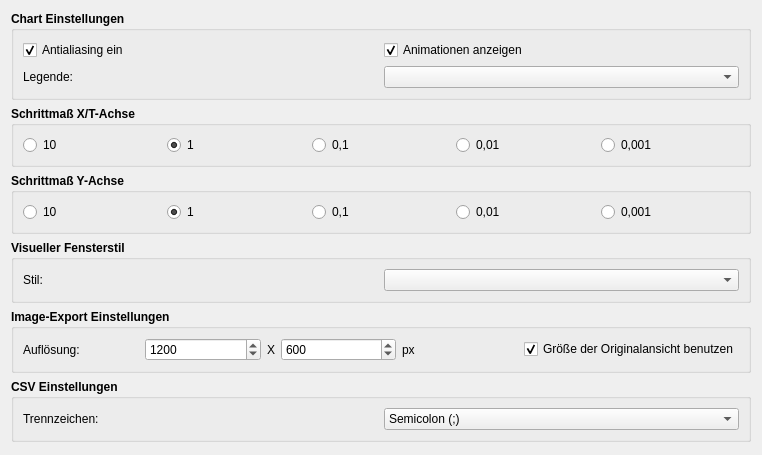
          <widget class="QWidget" name="scrollAreaWidgetContents_2">
           <property name="geometry">
            <rect>
             <x>0</x>
             <y>0</y>
             <width>762</width>
             <height>455</height>
            </rect>
           </property>
           <layout class="QGridLayout" name="gridLayout_5">
            <item row="1" column="0">
             <widget class="QGroupBox" name="grpSingleStepX">
              <property name="font">
               <font>
                <bold>true</bold>
               </font>
              </property>
              <property name="title">
               <string>Schrittmaß X/T-Achse</string>
              </property>
              <layout class="QGridLayout" name="gridLayout_8">
               <item row="0" column="1">
                <widget class="QRadioButton" name="rbtnSingleSteptSizeX1">
                 <property name="font">
                  <font>
                   <bold>false</bold>
                  </font>
                 </property>
                 <property name="text">
                  <string>1</string>
                 </property>
                 <property name="checked">
                  <bool>true</bool>
                 </property>
                </widget>
               </item>
               <item row="0" column="0">
                <widget class="QRadioButton" name="rbtnSingleSteptSizeX10">
                 <property name="font">
                  <font>
                   <bold>false</bold>
                  </font>
                 </property>
                 <property name="text">
                  <string>10</string>
                 </property>
                </widget>
               </item>
               <item row="0" column="3">
                <widget class="QRadioButton" name="rbtnSingleSteptSizeX001">
                 <property name="font">
                  <font>
                   <bold>false</bold>
                  </font>
                 </property>
                 <property name="text">
                  <string>0,01</string>
                 </property>
                </widget>
               </item>
               <item row="0" column="2">
                <widget class="QRadioButton" name="rbtnSingleSteptSizeX01">
                 <property name="font">
                  <font>
                   <bold>false</bold>
                  </font>
                 </property>
                 <property name="text">
                  <string>0,1</string>
                 </property>
                </widget>
               </item>
               <item row="0" column="4">
                <widget class="QRadioButton" name="rbtnSingleSteptSizeX0001">
                 <property name="font">
                  <font>
                   <bold>false</bold>
                  </font>
                 </property>
                 <property name="text">
                  <string>0,001</string>
                 </property>
                </widget>
               </item>
              </layout>
             </widget>
            </item>
            <item row="3" column="0">
             <widget class="QGroupBox" name="grpWindowThemes">
              <property name="font">
               <font>
                <bold>true</bold>
               </font>
              </property>
              <property name="title">
               <string>Visueller Fensterstil</string>
              </property>
              <layout class="QGridLayout" name="gridLayout_7">
               <item row="0" column="0">
                <widget class="QLabel" name="label_10">
                 <property name="font">
                  <font>
                   <bold>false</bold>
                  </font>
                 </property>
                 <property name="text">
                  <string>Stil: </string>
                 </property>
                </widget>
               </item>
               <item row="0" column="1">
                <widget class="QComboBox" name="cmbWindowStyle">
                 <property name="font">
                  <font>
                   <bold>false</bold>
                  </font>
                 </property>
                </widget>
               </item>
              </layout>
             </widget>
            </item>
            <item row="0" column="0">
             <widget class="QGroupBox" name="grpChartConfigs">
              <property name="font">
               <font>
                <bold>true</bold>
               </font>
              </property>
              <property name="title">
               <string>Chart Einstellungen</string>
              </property>
              <layout class="QGridLayout" name="gridLayout_2">
               <item row="0" column="0">
                <widget class="QCheckBox" name="cbxAntialiasingOn">
                 <property name="font">
                  <font>
                   <bold>false</bold>
                  </font>
                 </property>
                 <property name="text">
                  <string>Antialiasing ein</string>
                 </property>
                 <property name="checked">
                  <bool>true</bool>
                 </property>
                </widget>
               </item>
               <item row="2" column="2">
                <widget class="QComboBox" name="cmbLegend">
                 <property name="font">
                  <font>
                   <bold>false</bold>
                  </font>
                 </property>
                </widget>
               </item>
               <item row="0" column="2">
                <widget class="QCheckBox" name="cbxAnimationsOn">
                 <property name="font">
                  <font>
                   <bold>false</bold>
                  </font>
                 </property>
                 <property name="text">
                  <string>Animationen anzeigen</string>
                 </property>
                 <property name="checked">
                  <bool>true</bool>
                 </property>
                </widget>
               </item>
               <item row="2" column="0">
                <widget class="QLabel" name="label_9">
                 <property name="font">
                  <font>
                   <bold>false</bold>
                  </font>
                 </property>
                 <property name="text">
                  <string>Legende:</string>
                 </property>
                </widget>
               </item>
              </layout>
             </widget>
            </item>
            <item row="6" column="0">
             <spacer name="verticalSpacer">
              <property name="orientation">
               <enum>Qt::Vertical</enum>
              </property>
              <property name="sizeHint" stdset="0">
               <size>
                <width>20</width>
                <height>153</height>
               </size>
              </property>
             </spacer>
            </item>
            <item row="5" column="0">
             <widget class="QGroupBox" name="grpCsvSettings">
              <property name="font">
               <font>
                <bold>true</bold>
               </font>
              </property>
              <property name="title">
               <string>CSV Einstellungen</string>
              </property>
              <layout class="QGridLayout" name="gridLayout_13">
               <item row="0" column="0">
                <widget class="QLabel" name="label_8">
                 <property name="font">
                  <font>
                   <bold>false</bold>
                  </font>
                 </property>
                 <property name="text">
                  <string>Trennzeichen:</string>
                 </property>
                </widget>
               </item>
               <item row="0" column="1">
                <widget class="QComboBox" name="cmbDelimiter">
                 <property name="font">
                  <font>
                   <bold>false</bold>
                  </font>
                 </property>
                 <item>
                  <property name="text">
                   <string>Semicolon (;)</string>
                  </property>
                 </item>
                 <item>
                  <property name="text">
                   <string>Tab (\t)</string>
                  </property>
                 </item>
                 <item>
                  <property name="text">
                   <string>Komma (,)</string>
                  </property>
                 </item>
                </widget>
               </item>
              </layout>
             </widget>
            </item>
            <item row="4" column="0">
             <widget class="QGroupBox" name="grpImageExportSettings">
              <property name="font">
               <font>
                <bold>true</bold>
               </font>
              </property>
              <property name="title">
               <string>Image-Export Einstellungen</string>
              </property>
              <layout class="QGridLayout" name="gridLayout_12">
               <item row="0" column="1">
                <widget class="QSpinBox" name="nbxResX">
                 <property name="sizePolicy">
                  <sizepolicy hsizetype="Preferred" vsizetype="Fixed">
                   <horstretch>0</horstretch>
                   <verstretch>0</verstretch>
                  </sizepolicy>
                 </property>
                 <property name="font">
                  <font>
                   <bold>false</bold>
                  </font>
                 </property>
                 <property name="minimum">
                  <number>50</number>
                 </property>
                 <property name="maximum">
                  <number>9999</number>
                 </property>
                 <property name="value">
                  <number>1200</number>
                 </property>
                </widget>
               </item>
               <item row="0" column="0">
                <widget class="QLabel" name="label">
                 <property name="sizePolicy">
                  <sizepolicy hsizetype="Preferred" vsizetype="Preferred">
                   <horstretch>0</horstretch>
                   <verstretch>0</verstretch>
                  </sizepolicy>
                 </property>
                 <property name="font">
                  <font>
                   <bold>false</bold>
                  </font>
                 </property>
                 <property name="text">
                  <string>Auflösung:</string>
                 </property>
                </widget>
               </item>
               <item row="0" column="2">
                <widget class="QLabel" name="label_2">
                 <property name="sizePolicy">
                  <sizepolicy hsizetype="Fixed" vsizetype="Preferred">
                   <horstretch>0</horstretch>
                   <verstretch>0</verstretch>
                  </sizepolicy>
                 </property>
                 <property name="font">
                  <font>
                   <bold>false</bold>
                  </font>
                 </property>
                 <property name="text">
                  <string>X</string>
                 </property>
                </widget>
               </item>
               <item row="0" column="5">
                <widget class="QCheckBox" name="cbxUseOriginalSize">
                 <property name="font">
                  <font>
                   <bold>false</bold>
                  </font>
                 </property>
                 <property name="text">
                  <string>Größe der Originalansicht benutzen</string>
                 </property>
                 <property name="checked">
                  <bool>true</bool>
                 </property>
                </widget>
               </item>
               <item row="0" column="3">
                <widget class="QSpinBox" name="nbxResY">
                 <property name="font">
                  <font>
                   <bold>false</bold>
                  </font>
                 </property>
                 <property name="minimum">
                  <number>50</number>
                 </property>
                 <property name="maximum">
                  <number>9999</number>
                 </property>
                 <property name="value">
                  <number>600</number>
                 </property>
                </widget>
               </item>
               <item row="0" column="4">
                <widget class="QLabel" name="label_7">
                 <property name="font">
                  <font>
                   <bold>false</bold>
                  </font>
                 </property>
                 <property name="text">
                  <string>px</string>
                 </property>
                </widget>
               </item>
              </layout>
             </widget>
            </item>
            <item row="2" column="0">
             <widget class="QGroupBox" name="grpSingleStepY">
              <property name="font">
               <font>
                <bold>true</bold>
               </font>
              </property>
              <property name="title">
               <string>Schrittmaß Y-Achse</string>
              </property>
              <layout class="QGridLayout" name="gridLayout_11">
               <item row="0" column="1">
                <widget class="QRadioButton" name="rbtnSingleSteptSizeY1">
                 <property name="font">
                  <font>
                   <bold>false</bold>
                  </font>
                 </property>
                 <property name="text">
                  <string>1</string>
                 </property>
                 <property name="checked">
                  <bool>true</bool>
                 </property>
                </widget>
               </item>
               <item row="0" column="0">
                <widget class="QRadioButton" name="rbtnSingleSteptSizeY10">
                 <property name="font">
                  <font>
                   <bold>false</bold>
                  </font>
                 </property>
                 <property name="text">
                  <string>10</string>
                 </property>
                </widget>
               </item>
               <item row="0" column="3">
                <widget class="QRadioButton" name="rbtnSingleSteptSizeY001">
                 <property name="font">
                  <font>
                   <bold>false</bold>
                  </font>
                 </property>
                 <property name="text">
                  <string>0,01</string>
                 </property>
                </widget>
               </item>
               <item row="0" column="2">
                <widget class="QRadioButton" name="rbtnSingleSteptSizeY01">
                 <property name="font">
                  <font>
                   <bold>false</bold>
                  </font>
                 </property>
                 <property name="text">
                  <string>0,1</string>
                 </property>
                </widget>
               </item>
               <item row="0" column="4">
                <widget class="QRadioButton" name="rbtnSingleSteptSizeY0001">
                 <property name="font">
                  <font>
                   <bold>false</bold>
                  </font>
                 </property>
                 <property name="text">
                  <string>0,001</string>
                 </property>
                </widget>
               </item>
              </layout>
             </widget>
            </item>
           </layout>
          </widget>
